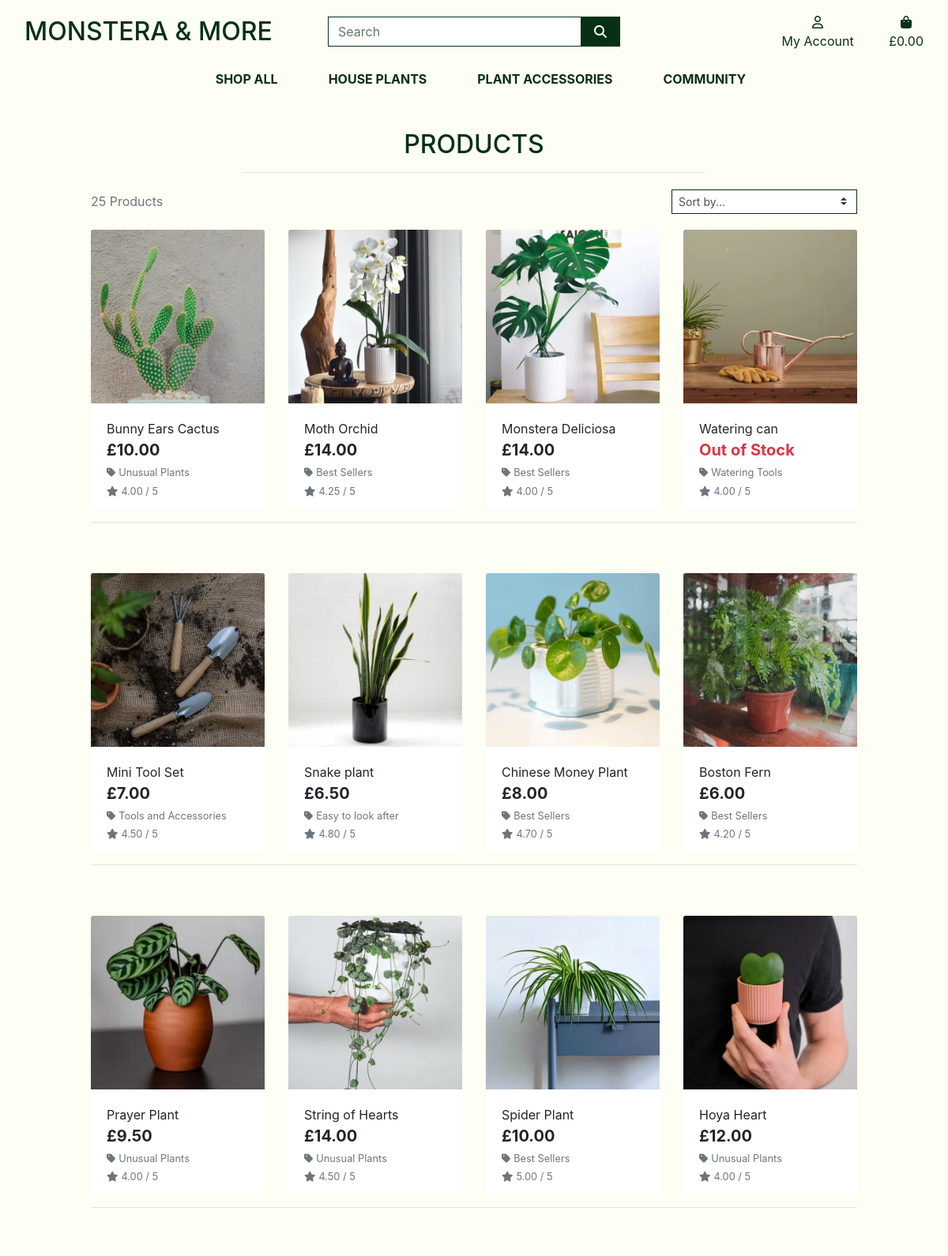
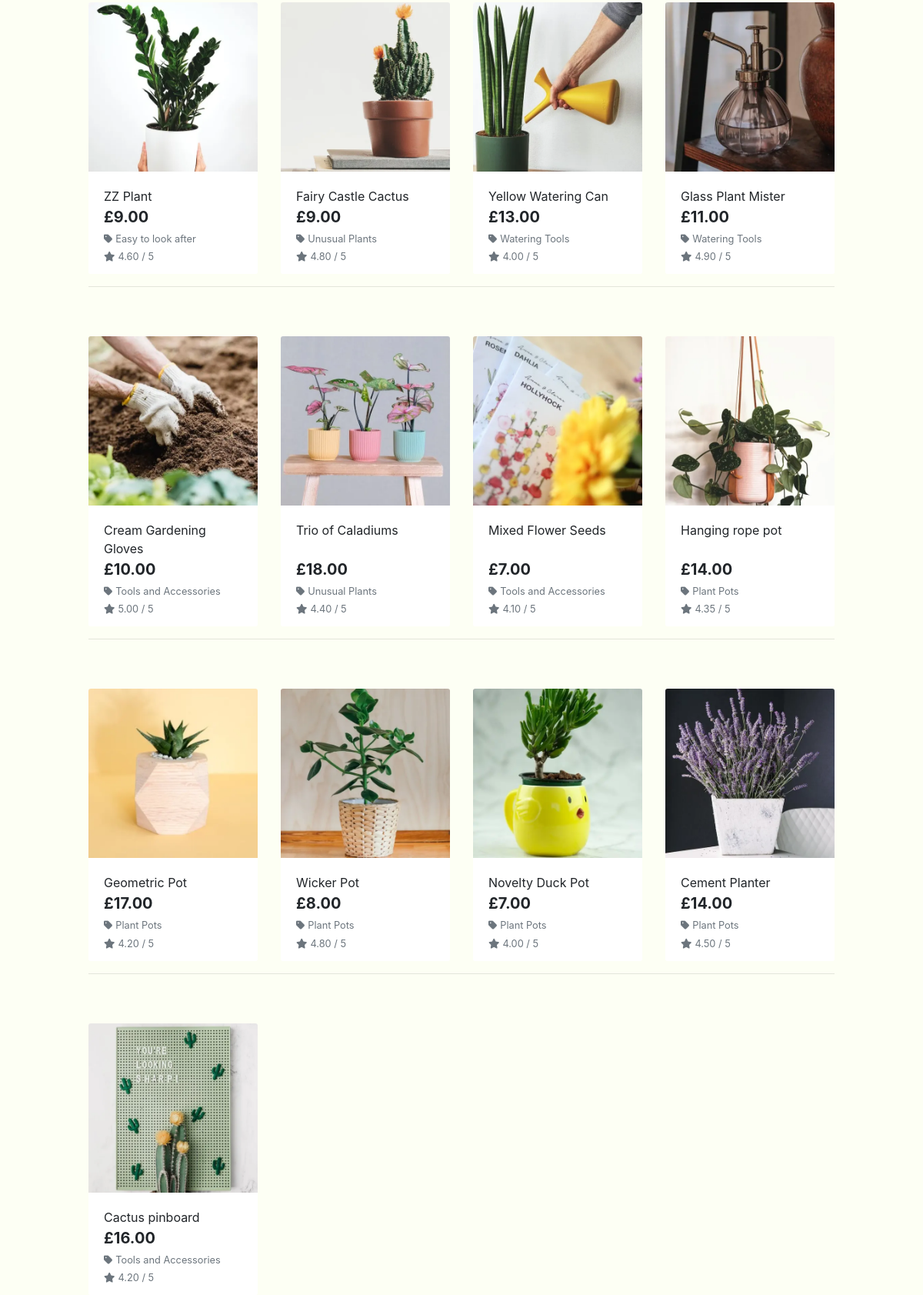
/products/, run on an earlier commit of the app's database (2 pictures, top to bottom).
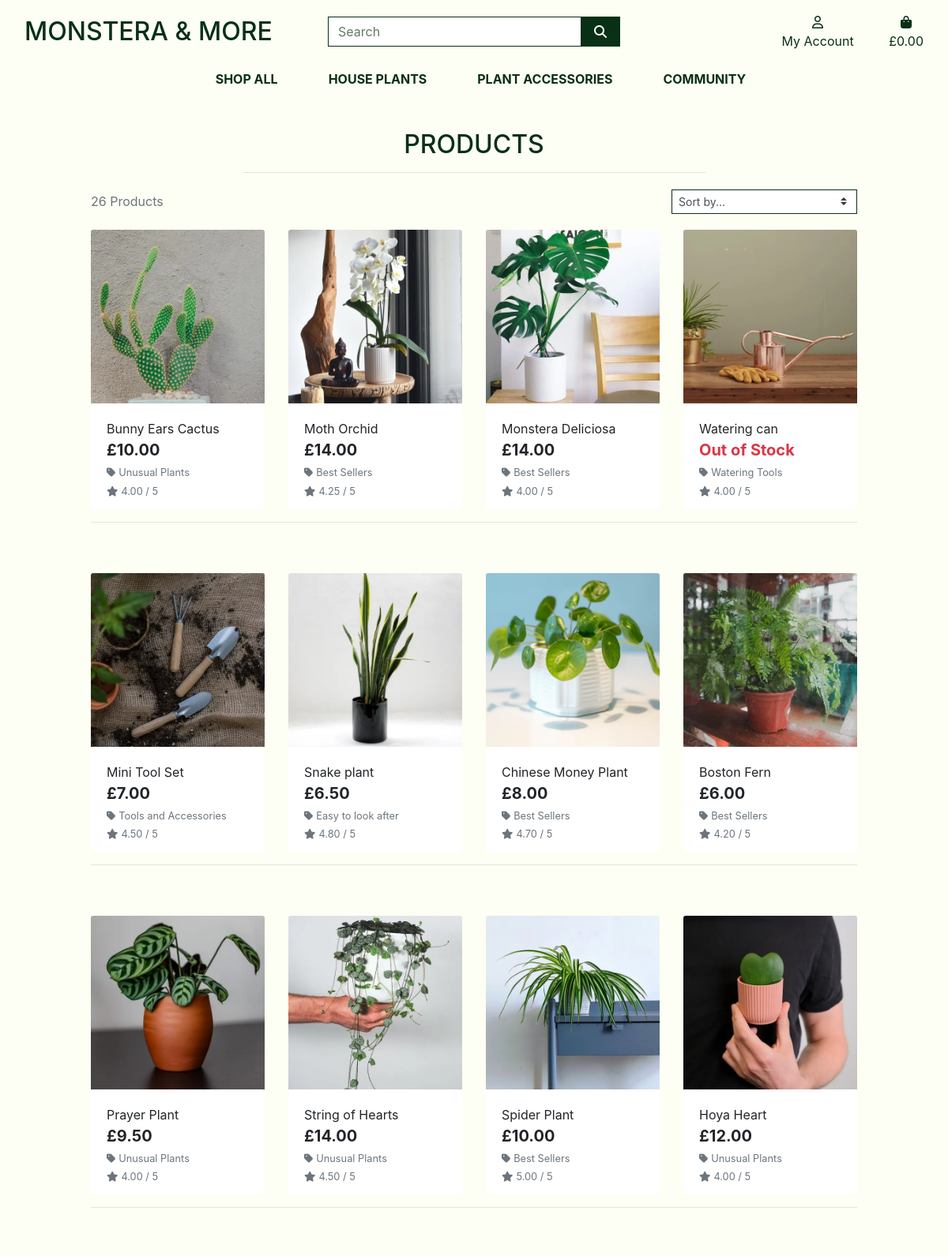
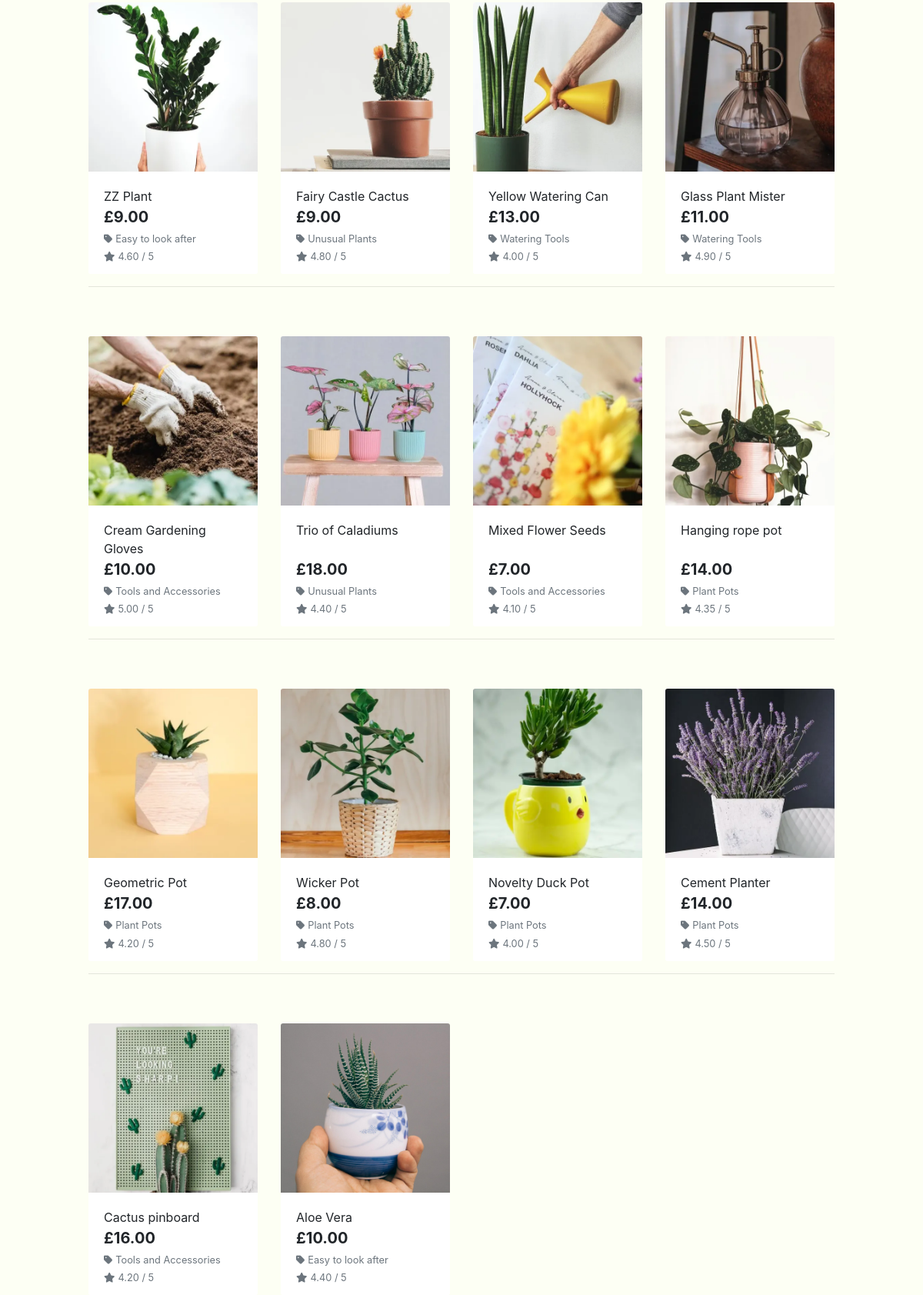
And on a later commit of the database (2 pictures, top to bottom).
### products/models.py (models this page shows, shortened)
class Product(models.Model):
    category = models.ForeignKey('Category', null=True, blank=True, on_delete=models.SET_NULL)
    plant = models.BooleanField(null=True, blank=True)
    sku = models.CharField(max_length=254, null=True, blank=True)
    name = models.CharField(max_length=254)
    description = models.TextField()
    has_sizes = models.BooleanField(default=False, null=True, blank=True)
    price = models.DecimalField(max_digits=6, decimal_places=2)
    price_medium = models.DecimalField(max_digits=6, decimal_places=2, default=0)
    price_large = models.DecimalField(max_digits=6, decimal_places=2, default=0)
    in_stock = models.BooleanField(default=True, null=True, blank=True)
    date_created = models.DateTimeField(auto_now_add=True)
    rating = models.DecimalField(max_digits=6, decimal_places=2, null=True, blank=True)
    image_url = models.URLField(max_length=1024, null=True, blank=True)
    image = models.ImageField(null=True, blank=True)

class Category(models.Model):
    class Meta:
        verbose_name_plural = 'Categories'
    name = models.CharField(max_length=254)
    friendly_name = models.CharField(max_length=254, null=True, blank=True)

### products/views.py (the view, shortened to what this page needs)
# urls.py: path('', views.all_products, name='products'),
def all_products(request):
    products = Product.objects.all()
    query = None
    categories = None
    sort = None
    direction = None
    current_sorting = f'{sort}_{direction}'
    context = {
        'products': products,
        'search_term': query,
        'current_categories': categories,
        'current_sorting': current_sorting,
    }
    return render(request, 'products/products.html', context)

### bag/contexts.py (called while the page is built, shortened)
def bag_contents(request):
    bag_items = []
    total = 0
    product_count = 0
    bag = request.session.get('bag', {})
    if total < settings.FREE_DELIVERY_THRESHOLD:
        delivery = total * Decimal(settings.STANDARD_DELIVERY_PERCENTAGE / 100)
        free_delivery_delta = settings.FREE_DELIVERY_THRESHOLD - total
    else:
        delivery = 0
        free_delivery_delta = 0
    grand_total = delivery + total
    context = {
        'bag_items': bag_items,
        'total': total,
        'product_count': product_count,
        'delivery': delivery,
        'free_delivery_delta': free_delivery_delta,
        'free_delivery_threshold': settings.FREE_DELIVERY_THRESHOLD,
        'grand_total': grand_total,
    }
    return context

### products/templates/products/products.html (shortened to what the changed rows need)
{% extends "base.html" %}
{% load static %}
{% block content %}
    <div class="container-fluid">
        <div class="row">
            <div class="col text-center">
                <h2 class="logo-font">Products</h2>
            </div>
        </div>
        <div class="row">
            <div class="product-container col-10 offset-1">
                <div class="row mt-1 mb-2">
                    <div class="col-12 col-md-6 order-md-first">
                        <p class="text-muted mt-3 text-center text-md-left">
                            {{ products|length }} Products{% if search_term %} found for <strong>"{{ search_term }}"</strong>{% endif %}
                        </p>
                    </div>
                </div>
                <div class="row">
                    {% for product in products %}
                        <div class="col-sm-6 col-md-6 col-lg-4 col-xl-3">
                            <div class="card h-100 border-0">
                                {% if product.image %}
                                <a href="{% url 'product_detail' product.id %}">
                                    <img class="card-img-top img-fluid" src="{{ product.image.url }}" alt="{{ product.name }}">
                                </a>
                                {% else %}
                                <a href="{% url 'product_detail' product.id %}">
                                    <img class="card-img-top img-fluid" src="{{ MEDIA_URL }}noimage.png" alt="{{ product.name }}">
                                </a>
                                {% endif %}
                                <div class="card-body pb-0">
                                    <p class="mb-0">{{ product.name }}</p>
                                </div>
                                <div class="card-footer bg-white pt-0 border-0 text-left">
                                    <div class="row">
                                        <div class="col">
                                            {% if product.in_stock == True %}
                                            <p class="lead mb-0 text-left font-weight-bold">£{{ product.price }}</p>
                                            {% else %}
                                            <p class="lead mb-0 text-left font-weight-bold text-danger">Out of Stock</p>
                                            {% endif %}
                                            {% if product.category %}
                                            <p class="small mt-1 mb-0">
                                                <a class="text-muted" href="{% url 'products' %}?category={{ product.category.name }}">
                                                    <i class="fas fa-tag mr-1"></i>{{ product.category.friendly_name }}
                                                </a>
                                            </p>
                                            {% endif %}
                                            {% if product.rating %}
                                                <small class="text-muted"><i class="fas fa-star mr-1"></i>{{ product.rating }} / 5</small>
                                            {% else %}
                                                <small class="text-muted">No Rating</small>
                                            {% endif %}
                                        </div>
                                    </div>
                                </div>
                            </div>
                        </div>
                        {% if forloop.counter|divisibleby:4 %}
                            <div class="col-12 d-none d-xl-block mb-5">
                                <hr>
                            </div>
                        {% endif %}
                    {% endfor %}
                </div>
            </div>
        </div>
    </div>
{% endblock %}

What changed in the data, as far as the page shows it:
added Product: image (picture), name "Aloe Vera", price "10.00", category.friendly_name "Easy to look after", rating "4.40"
Also different on the page:
{{ products|length }}: "25" → "26"
